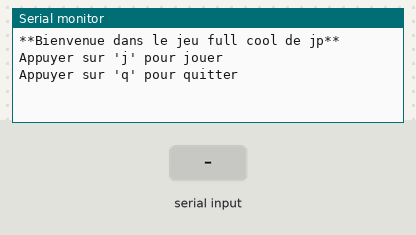
Simulated run of this sketch. Board: Arduino Uno, built with avr-gcc and run on an emulated ATmega328P. On the bench: the last lines printed to the serial monitor. The inputs (shaded band) are chosen by the test bench. Random numbers use the default seed unless the sketch sets one.

Above: at 1.2 s.
1.3 s: "j" received over Serial
At 2.2 s:
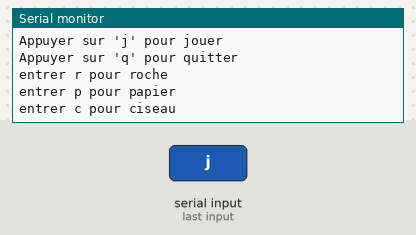
3.0 s: "q" received over Serial
At 3.21 s:
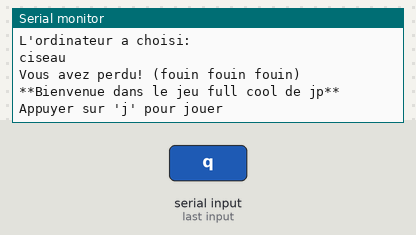
4.5 s: "1" received over Serial
At 4.78 s:
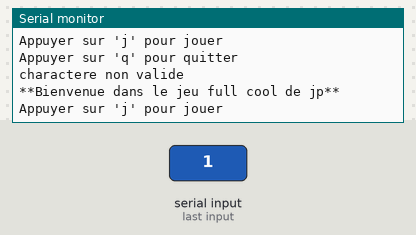
6.1 s: "q" received over Serial
At 7.0 s:
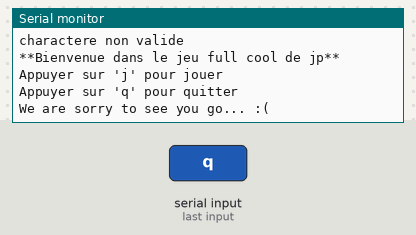

The sketch:

commSerial_sep22a_JP.ino
```cpp
/*Bienvenue dans l'IDE d'arduino
  Nous allons apprendre comment utiliser la communication serial
  avec l'Arduino. Parce que la communication serial,
  c'est de la magie! **~\('-')/~**

  Ne laissez pas le langage C vous faire peur.
  C'est du python, mais avec plus de parenthseses :)
*/

#include "game.h"

game * myGame;

void setup() // C'est ici que l'on initialise l'arduino
{
  Serial.begin(9600); // Permet

  myGame = new game(Serial);
}

void loop() //Ceci est une boucle infinie que l'arduino va appeler apres le setup
{
    myGame->run();
}
```

game.cpp
```cpp
#include "game.h"

/**
 * constructeur avec stream
 */
game::game(Stream& stream)
  :_stream(stream), _menu(stream)
{
}

/**
 * run the game
 */
void game::run()
{
  _menu.handleMenu();

  displayInstructions();

  objet objUser = getUserInput();
  objet objComputer = getComputersChoice();

  afficherChoix(objUser, objComputer);
  afficherGagnant(objUser, objComputer);

  _menu.reload();
}

/**
 * Affiche les commandes à l'utlisateur
 */
void game::displayInstructions()
{
  _stream.println("entrer r pour roche");
  _stream.println("entrer p pour papier");
  _stream.println("entrer c pour ciseau");
}

/**
 * gère l'entré utlisateur
 */
objet game::getUserInput()
{
    //on attend un petit peut le temps que l'utilisateur entre quelque chose
    while(_stream.available() <= 0)
    {
      delay(500);
    }
    char inChar = (char)_stream.read(); //l'arduino lis le message envoyé, soit quelle touche a été cliquée

    //on vide le reste de la chaîne
    while(_stream.available() > 0)
    {
      _stream.read();
    }
    objet obj;
    obj.o = {(_objet)inChar};
    return obj;
}

/**
 * génère le choix de l'ordinateur
 */
objet game::getComputersChoice()
{
  long computerChoice = random(1, 100);
  objet obj;
  if(computerChoice < 34)
  {
    obj.o = {roche};
  }
  else if(computerChoice < 67)
  {
    obj.o = {papier};
  }
  else
  {
    obj.o = {ciseau};
  }
  return obj;
}

/**
 * affiche les choix
 */
void game::afficherChoix(objet objUser, objet objComp)
{
  _stream.println("");
  _stream.println("Vous avez choisi:");
  _stream.println(objUser.tostring());

   _stream.println("L'ordinateur a choisi:");
   _stream.println(objComp.tostring());
   _stream.println("");
}

/**
 * affiche le gagnant de la partie
 */
void game::afficherGagnant(objet objUser, objet objComp)
{
  if(objUser.o == objComp.o)
  {
    _stream.println("**partie nulle**");
  }
  else if((objUser.o == roche && objComp.o == ciseau) ||
      (objUser.o == papier && objComp.o == roche) ||
      (objUser.o == ciseau && objComp.o == papier))
  {
    _stream.println("Vous avez gagné! Bravo champion!");
  }
  else
  {
    _stream.println("Vous avez perdu! (fouin fouin fouin)");
  }
}
```

game.h
```cpp
#ifndef _GAME
#define _GAME

#include "Arduino.h"
#include "menu.h"


enum _objet
{
  roche = 'r', papier = 'p', ciseau = 'c'
};

struct objet
{
  enum _objet o;

  char* tostring()
  {
    if(o == roche)
    {
      return "roche";
    }
    else if (o == papier)
    {
      return "papier";
    }
    else
    {
      return "ciseau";
    }
  };
};


/**
 * classe du jeu roche papier ciseau
 */
class game
{
  private:
    Stream& _stream;
    menu _menu;

    void displayInstructions();
    objet getUserInput();
    objet getComputersChoice();
    void afficherChoix(objet objUser, objet objComp);
    void afficherGagnant(objet objUser, objet objComp);

  public:
    game(Stream& stream);
    void run();
};

#endif
```

menu.cpp
```cpp
#include "menu.h"


/**
 * constructor with serial
 */
menu::menu(Stream& serial)
:_serial(serial), _isDisplayed(true)
{
}

/**
 * handle le menu du jeu
 */
void menu::handleMenu()
{
    char input = ' ';

    while(_isDisplayed)
    {
      displayMenu();
      input = getUserInput();
      handleInput(input);
    }
}

/**
 * Display le menu
 */
void menu::displayMenu()
{
   _serial.println("");
   _serial.println("**Bienvenue dans le jeu full cool de jp**");
   _serial.println("Appuyer sur 'j' pour jouer");
   _serial.println("Appuyer sur 'q' pour quitter");
   _serial.println("");
}

/**
 * gère les entrées de l'utilisateur
 */
char menu::getUserInput()
{
   //on attend un petit peut le temps que l'utilisateur entre quelque chose
    while(_serial.available() <= 0)
    {
      delay(500);
    }
    char inChar = (char)_serial.read(); //l'arduino lis le message envoyé, soit quelle touche a été cliquée

    //on vide le reste de la chaîne
    while(_serial.available() > 0)
    {
      _serial.read();
    }
    return inChar;
}

/**
 * gère le caractère entré par le user
 */
void menu::handleInput(char input)
{
  if (input == 'j') // appuyer sur une touche sur votre clavier
  {
     _isDisplayed = false;
  }
  else if(input == 'q')
  {
    quitterLeJeu();
  }
  else
  {
    _serial.println("charactere non valide");
  }
}

/**
 * permet de "quitter" le jeu
 */
void menu::quitterLeJeu()
{
   _serial.println("We are sorry to see you go... :(");
   while(1)
   {
    delay(1000);
   } //on ne peut pas stoper le programme dans arduino. alors on lui fait rien faire infiniment
}

/**
 * reload le menu
 */
void menu::reload()
{
  _isDisplayed = true;
}
```

menu.h
```cpp
#ifndef _MENU
#define _MENU

#include "Arduino.h"

class menu
{
  private:
    Stream& _serial;
    bool _isDisplayed;

    void displayMenu();
    char getUserInput();
    void handleInput(char input);
    void quitterLeJeu();

  public:
    menu(Stream& serial);
    void handleMenu();
    void reload();
};

#endif
```

Measured:
- after the input at 1.3 s, the serial monitor: prints a new line after 0.24 s (image 1)
- after the input at 3.0 s, the serial monitor: prints a new line at once (image 2)
- after the input at 4.5 s, the serial monitor: prints a new line after 0.19 s (image 3)
- after the input at 6.1 s, the serial monitor: prints a new line after 0.15 s (image 4)
